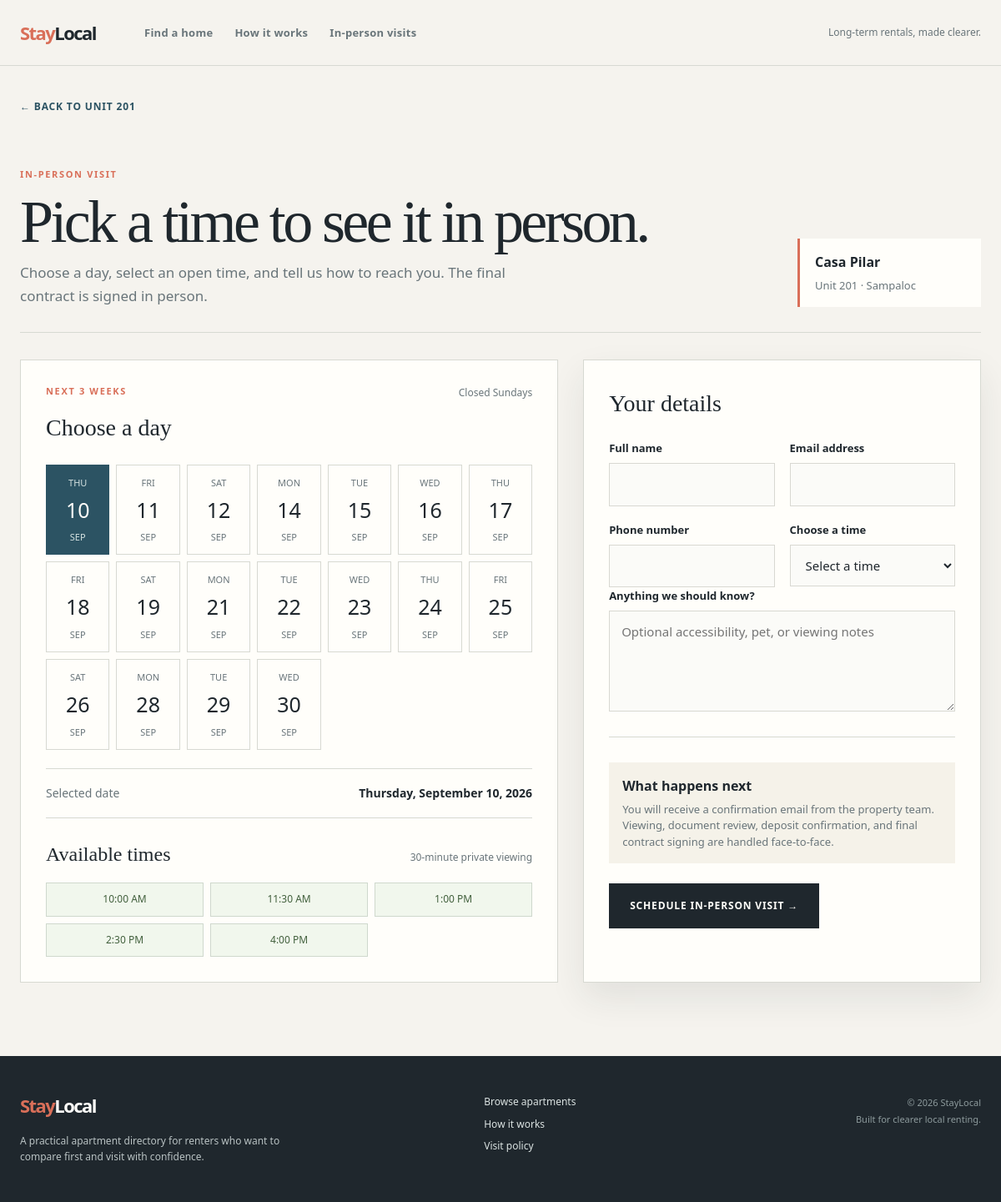
The page /visit.php?unit_id=3 on the database its author committed.
### tables this page shows
CREATE TABLE units (
    id INT UNSIGNED NOT NULL AUTO_INCREMENT,
    apartment_id INT UNSIGNED NOT NULL,
    floor_number TINYINT UNSIGNED NOT NULL,
    unit_number VARCHAR(20) NOT NULL,
    unit_type VARCHAR(60) NOT NULL,
    size_sqm DECIMAL(6,2) NOT NULL,
    monthly_rent DECIMAL(10,2) NOT NULL,
    image_url VARCHAR(255) DEFAULT NULL,
    features TEXT DEFAULT NULL,
    status ENUM('available', 'occupied', 'reserved') NOT NULL DEFAULT 'available',
    PRIMARY KEY (id),
    UNIQUE KEY unique_apartment_unit (apartment_id, unit_number),
    INDEX idx_units_status (status),
    CONSTRAINT fk_units_apartment FOREIGN KEY (apartment_id) REFERENCES apartments(id) ON DELETE CASCADE ON UPDATE CASCADE
);

CREATE TABLE apartments (
    id INT UNSIGNED NOT NULL AUTO_INCREMENT,
    name VARCHAR(120) NOT NULL,
    area VARCHAR(100) NOT NULL,
    address VARCHAR(180) NOT NULL,
    description TEXT NOT NULL,
    pet_friendly TINYINT(1) NOT NULL DEFAULT 0,
    image_url VARCHAR(255) NOT NULL DEFAULT 'assets/feat-view.jpg',
    featured TINYINT(1) NOT NULL DEFAULT 0,
    PRIMARY KEY (id),
    INDEX idx_apartments_area (area),
    INDEX idx_apartments_pet_friendly (pet_friendly)
);

### config/database.php (called while the page is built, shortened)
<?php
function e(?string $value): string
{
    return htmlspecialchars($value ?? '', ENT_QUOTES, 'UTF-8');
}

### visit.php (the view, shortened to what this page needs)
<?php
require_once __DIR__ . '/config/database.php';
$unitId = filter_input(INPUT_GET, 'unit_id', FILTER_VALIDATE_INT) ?: filter_input(INPUT_POST, 'unit_id', FILTER_VALIDATE_INT);
$selectedDate = trim((string)($_GET['date'] ?? $_POST['visit_date'] ?? ''));
$unit = null;
$dbError = null;
$timeSlots = ['10:00:00' => '10:00 AM', '11:30:00' => '11:30 AM', '13:00:00' => '1:00 PM', '14:30:00' => '2:30 PM', '16:00:00' => '4:00 PM'];
$bookedTimes = [];
$today = new DateTimeImmutable('today');
if (!$selectedDate || DateTimeImmutable::createFromFormat('Y-m-d', $selectedDate) === false) {
    $selectedDate = $today->format('Y-m-d');
}
$selectedDateObject = DateTimeImmutable::createFromFormat('Y-m-d', $selectedDate);
$calendarDays = [];
for ($i = 0; $i < 21; $i++) {
    $day = $today->modify('+' . $i . ' days');
    if ((int)$day->format('w') !== 0) {
        $calendarDays[] = $day;
    }
}
try {
    $pdo = db();
    $unitStatement = $pdo->prepare('SELECT u.*, a.name AS apartment_name, a.area FROM units u JOIN apartments a ON a.id = u.apartment_id WHERE u.id = :id LIMIT 1');
    $unitStatement->execute(['id' => $unitId ?: 0]);
    $unit = $unitStatement->fetch();
    if ($unit) {
        $bookedStatement = $pdo->prepare("SELECT TIME_FORMAT(visit_time, '%H:%i:%s') AS visit_time FROM visits WHERE visit_date = :visit_date AND status = 'scheduled'");
        $bookedStatement->execute(['visit_date' => $selectedDate]);
        $bookedTimes = array_column($bookedStatement->fetchAll(), 'visit_time');
    }
} catch (Throwable $exception) {
    $dbError = 'The calendar needs the MySQL connection and updated SQL schema. Import sql/staylocal.sql in XAMPP, then try again.';
}
require __DIR__ . '/partials/header.php';
?>
<div class="page-shell visit-page">
    <?php if ($dbError): ?>
        <div class="database-notice" role="status"><strong>Connect your local directory.</strong><span><?= e($dbError) ?></span></div>
    <?php elseif (!$unit): ?>
        <div class="empty-state detail-empty"><p class="eyebrow">VISIT BOOKING</p><h1>Choose a unit to visit.</h1><p>Open a unit listing first, then select a date for your in-person tour.</p><a class="button button-dark" href="index.php">Browse apartments</a></div>
    <?php else: ?>
        <a class="back-link" href="unit.php?id=<?= (int)$unit['id'] ?>">← Back to Unit <?= e($unit['unit_number']) ?></a>
        <div class="visit-heading"><div><p class="eyebrow">IN-PERSON VISIT</p><h1 class="checkout-title">Pick a time to see it in person.</h1><p class="checkout-intro">Choose a day, select an open time, and tell us how to reach you. The final contract is signed in person.</p></div><div class="visit-unit-label"><strong><?= e($unit['apartment_name']) ?></strong><span>Unit <?= e($unit['unit_number']) ?> · <?= e($unit['area']) ?></span></div></div>
        <section class="visit-booking-layout">
            <div class="calendar-panel"><div class="calendar-header"><div><p class="eyebrow">NEXT 3 WEEKS</p><h2>Choose a day</h2></div><span>Closed Sundays</span></div><div class="calendar-grid"><?php foreach ($calendarDays as $day): ?><a class="calendar-day <?= $day->format('Y-m-d') === $selectedDate ? 'calendar-day-active' : '' ?>" href="visit.php?unit_id=<?= (int)$unit['id'] ?>&date=<?= $day->format('Y-m-d') ?>"><span><?= $day->format('D') ?></span><strong><?= $day->format('d') ?></strong><small><?= $day->format('M') ?></small></a><?php endforeach; ?></div><div class="selected-date"><span>Selected date</span><strong><?= $selectedDateObject->format('l, F j, Y') ?></strong></div><div class="slot-heading"><h3>Available times</h3><span>30-minute private viewing</span></div><div class="time-slots"><?php foreach ($timeSlots as $value => $label): $isBooked = in_array($value, $bookedTimes, true); ?><span class="time-slot <?= $isBooked ? 'time-slot-booked' : '' ?>"><?= $label ?><?= $isBooked ? ' · Taken' : '' ?></span><?php endforeach; ?></div></div>
            <form method="post" class="form-card visit-form"><input type="hidden" name="unit_id" value="<?= (int)$unit['id'] ?>"><input type="hidden" name="visit_date" value="<?= e($selectedDate) ?>"><div class="form-section"><h2>Your details</h2><div class="form-grid"><label>Full name<input type="text" name="full_name" required value="<?= e($_POST['full_name'] ?? '') ?>"></label><label>Email address<input type="email" name="email" required value="<?= e($_POST['email'] ?? '') ?>"></label><label>Phone number<input type="tel" name="phone" required value="<?= e($_POST['phone'] ?? '') ?>"></label><label>Choose a time<select name="visit_time" required><option value="">Select a time</option><?php foreach ($timeSlots as $value => $label): if (!in_array($value, $bookedTimes, true)): ?><option value="<?= $value ?>" <?= (($_POST['visit_time'] ?? '') === $value) ? 'selected' : '' ?>><?= $label ?></option><?php endif; endforeach; ?></select></label></div><label>Anything we should know?<textarea name="notes" rows="4" placeholder="Optional accessibility, pet, or viewing notes"><?= e($_POST['notes'] ?? '') ?></textarea></label></div><div class="visit-policy-note"><strong>What happens next</strong><p>You will receive a confirmation email from the property team. Viewing, document review, deposit confirmation, and final contract signing are handled face-to-face.</p></div><button class="button button-dark" type="submit">Schedule in-person visit →</button></form>
        </section>
    <?php endif; ?>
</div>
<?php require __DIR__ . '/partials/footer.php'; ?>

### rows shown on the page
units: unit_number "201", apartment.name "Casa Pilar", apartment.area "Sampaloc"

### other values the page prints
$day->format('D') "THU"
$day->format('d') "10"
$day->format('M') "SEP"
$day->format('D') "FRI"
$day->format('d') "11"
$day->format('D') "SAT"
$day->format('d') "12"
$day->format('D') "MON"
$day->format('d') "14"
$day->format('D') "TUE"
$day->format('d') "15"
$day->format('D') "WED"
$day->format('d') "16"
$day->format('d') "17"
$day->format('d') "18"
